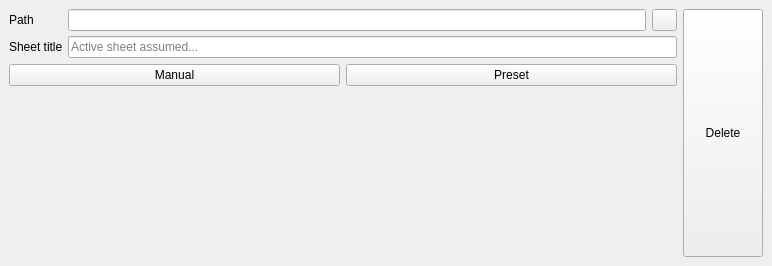
<?xml version="1.0" encoding="UTF-8"?>
<ui version="4.0">
 <class>CEDataEntryForm</class>
 <widget class="QFrame" name="CEDataEntryForm">
  <property name="geometry">
   <rect>
    <x>0</x>
    <y>0</y>
    <width>772</width>
    <height>266</height>
   </rect>
  </property>
  <property name="windowTitle">
   <string>Frame</string>
  </property>
  <property name="frameShape">
   <enum>QFrame::NoFrame</enum>
  </property>
  <layout class="QHBoxLayout" name="horizontalLayout_2">
   <property name="leftMargin">
    <number>9</number>
   </property>
   <property name="topMargin">
    <number>9</number>
   </property>
   <property name="rightMargin">
    <number>9</number>
   </property>
   <property name="bottomMargin">
    <number>9</number>
   </property>
   <item>
    <widget class="QWidget" name="verticalWidget" native="true">
     <layout class="QVBoxLayout" name="verticalLayout">
      <property name="leftMargin">
       <number>0</number>
      </property>
      <property name="topMargin">
       <number>0</number>
      </property>
      <property name="rightMargin">
       <number>0</number>
      </property>
      <property name="bottomMargin">
       <number>0</number>
      </property>
      <item>
       <widget class="QWidget" name="formWidget" native="true">
        <property name="sizePolicy">
         <sizepolicy hsizetype="Preferred" vsizetype="Fixed">
          <horstretch>0</horstretch>
          <verstretch>0</verstretch>
         </sizepolicy>
        </property>
        <layout class="QFormLayout" name="formLayout">
         <property name="horizontalSpacing">
          <number>5</number>
         </property>
         <property name="verticalSpacing">
          <number>5</number>
         </property>
         <property name="leftMargin">
          <number>0</number>
         </property>
         <property name="topMargin">
          <number>0</number>
         </property>
         <property name="rightMargin">
          <number>0</number>
         </property>
         <property name="bottomMargin">
          <number>0</number>
         </property>
         <item row="0" column="0">
          <widget class="QLabel" name="pathLabel">
           <property name="text">
            <string>Path</string>
           </property>
          </widget>
         </item>
         <item row="0" column="1">
          <widget class="QWidget" name="pathFieldWidget" native="true">
           <layout class="QHBoxLayout" name="horizontalLayout">
            <property name="leftMargin">
             <number>0</number>
            </property>
            <property name="topMargin">
             <number>0</number>
            </property>
            <property name="rightMargin">
             <number>0</number>
            </property>
            <property name="bottomMargin">
             <number>0</number>
            </property>
            <item>
             <widget class="QLineEdit" name="pathField"/>
            </item>
            <item>
             <widget class="QPushButton" name="browseBtn">
              <property name="sizePolicy">
               <sizepolicy hsizetype="Minimum" vsizetype="Fixed">
                <horstretch>0</horstretch>
                <verstretch>0</verstretch>
               </sizepolicy>
              </property>
              <property name="maximumSize">
               <size>
                <width>25</width>
                <height>24</height>
               </size>
              </property>
              <property name="text">
               <string/>
              </property>
              <property name="icon">
               <iconset resource="../../resource/resource.qrc">
                <normaloff>:/images/folder.svg</normaloff>:/images/folder.svg</iconset>
              </property>
             </widget>
            </item>
           </layout>
          </widget>
         </item>
         <item row="1" column="0">
          <widget class="QLabel" name="sheetTitleLabel">
           <property name="text">
            <string>Sheet title</string>
           </property>
          </widget>
         </item>
         <item row="1" column="1">
          <widget class="QLineEdit" name="sheetTitleField">
           <property name="inputMask">
            <string/>
           </property>
           <property name="text">
            <string/>
           </property>
           <property name="placeholderText">
            <string>Active sheet assumed...</string>
           </property>
          </widget>
         </item>
        </layout>
       </widget>
      </item>
      <item>
       <widget class="QWidget" name="horizontalWidget" native="true">
        <property name="sizePolicy">
         <sizepolicy hsizetype="Preferred" vsizetype="Fixed">
          <horstretch>0</horstretch>
          <verstretch>0</verstretch>
         </sizepolicy>
        </property>
        <layout class="QHBoxLayout" name="horizontalLayout_5">
         <property name="leftMargin">
          <number>0</number>
         </property>
         <property name="topMargin">
          <number>0</number>
         </property>
         <property name="rightMargin">
          <number>0</number>
         </property>
         <property name="bottomMargin">
          <number>0</number>
         </property>
         <item>
          <widget class="QPushButton" name="manualCfgBtn">
           <property name="text">
            <string>Manual</string>
           </property>
          </widget>
         </item>
         <item>
          <widget class="QPushButton" name="presetCfgBtn">
           <property name="text">
            <string>Preset</string>
           </property>
          </widget>
         </item>
        </layout>
       </widget>
      </item>
      <item>
       <widget class="QWidget" name="cfgFormArea" native="true">
        <layout class="QVBoxLayout" name="verticalLayout_2">
         <property name="leftMargin">
          <number>0</number>
         </property>
         <property name="topMargin">
          <number>0</number>
         </property>
         <property name="rightMargin">
          <number>0</number>
         </property>
         <property name="bottomMargin">
          <number>0</number>
         </property>
        </layout>
       </widget>
      </item>
     </layout>
    </widget>
   </item>
   <item>
    <widget class="QPushButton" name="delBtn">
     <property name="sizePolicy">
      <sizepolicy hsizetype="Minimum" vsizetype="Expanding">
       <horstretch>0</horstretch>
       <verstretch>0</verstretch>
      </sizepolicy>
     </property>
     <property name="text">
      <string>Delete</string>
     </property>
    </widget>
   </item>
  </layout>
 </widget>
 <resources>
  <include location="../../resource/resource.qrc"/>
 </resources>
 <connections/>
</ui>
